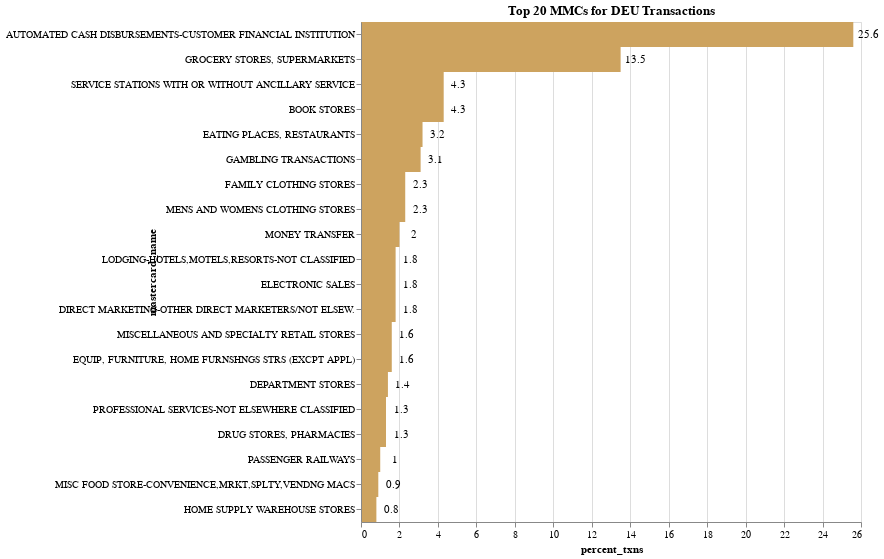

Write notebook code for a chart like this one.
### Code cell
af.bar_single_label(
    df_deu_mcc_filter.head(20),
    af.wheat,
    "percent_txns:Q",
    "mastercard_name:O",
    500,
    500,
    "-x",
).properties(title="Top 20 MMCs for DEU Transactions").configure_axis(labelLimit=500)

### Figure 1 — Vega-Lite specification as saved in the notebook (floating-point values rounded to 4 significant figures)
{"config": {"view": {"continuousWidth": 400, "continuousHeight": 300}, "axis": {"labelLimit": 500}}, "layer": [{"mark": {"type": "rect", "color": "#CDA35F"}, "encoding": {"x": {"type": "quantitative", "field": "percent_txns"}, "y": {"type": "ordinal", "field": "mastercard_name", "sort": "-x"}}, "height": 500, "width": 500}, {"mark": {"type": "text", "align": "center", "baseline": "middle", "dx": 15}, "encoding": {"text": {"type": "quantitative", "field": "percent_txns"}, "x": {"type": "quantitative", "field": "percent_txns"}, "y": {"type": "ordinal", "field": "mastercard_name", "sort": "-x"}}, "height": 500, "width": 500}], "data": {"name": "data-60147114320e1723dadeefaa4dcd8fdb"}, "title": "Top 20 MMCs for DEU Transactions", "$schema": "https://vega.github.io/schema/vega-lite/v4.8.1.json", "datasets": {"data-60147114320e1723dadeefaa4dcd8fdb": [{"index": 239, "mcc": 6011, "mastercard_name": "AUTOMATED CASH DISBURSEMENTS-CUSTOMER FINANCIAL INSTITUTION", "mcc_category": "atm", "sum_amount_eur": 261700000.0, "n_txns": 1809796, "avg_volume_per_txn": 144.6, "percent_txns": 25.6}, {"index": 408, "mcc": 5411, "mastercard_name": "GROCERY STORES, SUPERMARKETS", "mcc_category": "grocery_market", "sum_amount_eur": 78790000.0, "n_txns": 953727, "avg_volume_per_txn": 82.61, "percent_txns": 13.5}, {"index": 409, "mcc": 5541, "mastercard_name": "SERVICE STATIONS WITH OR WITHOUT ANCILLARY SERVICE", "mcc_category": "gas_service_station", "sum_amount_eur": 20090000.0, "n_txns": 306370, "avg_volume_per_txn": 65.57, "percent_txns": 4.3}, {"index": 523, "mcc": 5942, "mastercard_name": "BOOK STORES", "mcc_category": "bookstores", "sum_amount_eur": 33460000.0, "n_txns": 302714, "avg_volume_per_txn": 110.5, "percent_txns": 4.3}, {"index": 386, "mcc": 5812, "mastercard_name": "EATING PLACES, RESTAURANTS", "mcc_category": "restaurants", "sum_amount_eur": 19390000.0, "n_txns": 223051, "avg_volume_per_txn": 86.93, "percent_txns": 3.2}, {"index": 157, "mcc": 7995, "mastercard_name": "GAMBLING TRANSACTIONS", "mcc_category": "gambling_gaming", "sum_amount_eur": 22200000.0, "n_txns": 219354, "avg_volume_per_txn": 101.2, "percent_txns": 3.1}, {"index": 144, "mcc": 5651, "mastercard_name": "FAMILY CLOTHING STORES", "mcc_category": "clothing_depart_store", "sum_amount_eur": 17980000.0, "n_txns": 162574, "avg_volume_per_txn": 110.6, "percent_txns": 2.3}, {"index": 128, "mcc": 5691, "mastercard_name": "MENS AND WOMENS CLOTHING STORES", "mcc_category": "clothing_depart_store", "sum_amount_eur": 19030000.0, "n_txns": 162044, "avg_volume_per_txn": 117.4, "percent_txns": 2.3}, {"index": 92, "mcc": 4829, "mastercard_name": "MONEY TRANSFER", "mcc_category": "money_cash_financial", "sum_amount_eur": 23780000.0, "n_txns": 139927, "avg_volume_per_txn": 170.0, "percent_txns": 2.0}, {"index": 275, "mcc": 7011, "mastercard_name": "LODGING-HOTELS,MOTELS,RESORTS-NOT CLASSIFIED", "mcc_category": "hotel_lodging", "sum_amount_eur": 19720000.0, "n_txns": 129460, "avg_volume_per_txn": 152.3, "percent_txns": 1.8}, {"index": 419, "mcc": 5732, "mastercard_name": "ELECTRONIC SALES", "mcc_category": "computer_electronic_stores", "sum_amount_eur": 21300000.0, "n_txns": 128319, "avg_volume_per_txn": 166.0, "percent_txns": 1.8}, {"index": 306, "mcc": 5969, "mastercard_name": "DIRECT MARKETING-OTHER DIRECT MARKETERS/NOT ELSEW.", "mcc_category": "subscriptions", "sum_amount_eur": 15110000.0, "n_txns": 124955, "avg_volume_per_txn": 121.0, "percent_txns": 1.8}, {"index": 516, "mcc": 5999, "mastercard_name": "MISCELLANEOUS AND SPECIALTY RETAIL STORES", "mcc_category": "retail_store", "sum_amount_eur": 12720000.0, "n_txns": 112817, "avg_volume_per_txn": 112.7, "percent_txns": 1.6}, {"index": 121, "mcc": 5712, "mastercard_name": "EQUIP, FURNITURE, HOME FURNSHNGS STRS (EXCPT APPL)", "mcc_category": "household_store", "sum_amount_eur": 17160000.0, "n_txns": 110858, "avg_volume_per_txn": 154.8, "percent_txns": 1.6}, {"index": 411, "mcc": 5311, "mastercard_name": "DEPARTMENT STORES", "mcc_category": "clothing_depart_store", "sum_amount_eur": 11840000.0, "n_txns": 100531, "avg_volume_per_txn": 117.7, "percent_txns": 1.4}, {"index": 18, "mcc": 8999, "mastercard_name": "PROFESSIONAL SERVICES-NOT ELSEWHERE CLASSIFIED", "mcc_category": "prof_serv", "sum_amount_eur": 11890000.0, "n_txns": 92742, "avg_volume_per_txn": 128.2, "percent_txns": 1.3}, {"index": 425, "mcc": 5912, "mastercard_name": "DRUG STORES, PHARMACIES", "mcc_category": "drug_pharma", "sum_amount_eur": 7397000.0, "n_txns": 89234, "avg_volume_per_txn": 82.89, "percent_txns": 1.3}, {"index": 519, "mcc": 4112, "mastercard_name": "PASSENGER RAILWAYS", "mcc_category": "local_transport_railway", "sum_amount_eur": 6515000.0, "n_txns": 73375, "avg_volume_per_txn": 88.78, "percent_txns": 1.0}, {"index": 249, "mcc": 5499, "mastercard_name": "MISC FOOD STORE-CONVENIENCE,MRKT,SPLTY,VENDNG MACS", "mcc_category": "food_drink_stores", "sum_amount_eur": 5526000.0, "n_txns": 63460, "avg_volume_per_txn": 87.07, "percent_txns": 0.9}, {"index": 28, "mcc": 5200, "mastercard_name": "HOME SUPPLY WAREHOUSE STORES", "mcc_category": "household_store", "sum_amount_eur": 6680000.0, "n_txns": 58291, "avg_volume_per_txn": 114.6, "percent_txns": 0.8}]}}
